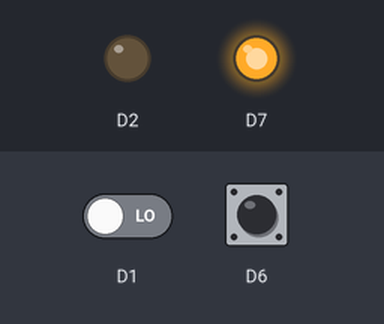
This sketch was run on a simulated ESP8266 (NodeMCU). Shown: output pins drawn as LEDs (lit = HIGH). The test bench sets the inputs (shaded band); at power-on: D1 LOW, D6 HIGH. WiFi joins after 1.5 s; servers stay silent unless stated; no MQTT or app messages arrive unless stated; pins used as bus, display or sensor lines are not drawn; what the sketch prints to the serial monitor is not drawn. At 4.3 s the program puts the board to deep sleep or switches it off; the recording ends there.

Above: at 0.1 s.
Timing chart, 0 to 3.6 s (numbered marks = the images above):
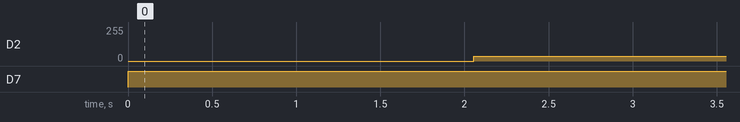

The sketch:

watering.ino
```cpp
#include <ESP8266WiFi.h>
#include <ESP8266mDNS.h>
#include <WiFiUdp.h>
#include <ArduinoOTA.h>
#include <PubSubClient.h>
#include "TaskManager.h"

#define FIRSTRUN_SEED 129
#define MAX_SLEEP_TIME 60 * 60
#define MIN_SLEEP_TIME 1

#define WATERING_PERIOD 24 * 60 * 60
#define WATERING_DURATION 40 * 60

typedef struct
{
  uint32_t seconds;
  uint32_t checkSum;
  uint32_t sleepTime;
} rtcMemStore __attribute__((aligned(4)));

rtcMemStore rtcData;
TaskManager taskManager;

const char *ssid = "********";
const char *password = "********";
const char *mqtt_server = "********";

WiFiClient espClient;
PubSubClient client(espClient);
unsigned long lastMsg = 0;
#define MSG_BUFFER_SIZE (50)
char msg[MSG_BUFFER_SIZE];
int value = 0;

void setup()
{
  uint32_t timeStamp = millis();

  // setup PWM
  analogWriteRange(100);
  analogWriteFreq(100); // ESP doesn support less than 100Hz

  pinMode(D6, INPUT_PULLUP);

  pinMode(D7, OUTPUT);
  digitalWrite(D7, HIGH);

  Serial.begin(115200);
  delay(500);
  Serial.println();

  if (!digitalRead(D6))
  {
    Serial.println("starting OTA mode");
    closeValve();
    if (!connectWifi()) {
      blink(D7,3,1000);
      delay(5000);
      ESP.restart();
    }
    connectMQTT();
    startOTA();
    Serial.println("ready for OTA");
    client.publish("esp-garden", "ready for OTA");
    return;
  }

  if (ESP.rtcUserMemoryRead(0, (uint32_t *)&rtcData, sizeof(rtcData)))
  {
    Serial.println("Read global... ");
    Serial.print("seconds: ");
    Serial.println(rtcData.seconds);
  }

  if (rtcData.checkSum != calcCheckSum())
  {
    Serial.println("checksum failed... ");
    Serial.print("FIRSTRUN_SEED: ");
    Serial.println(FIRSTRUN_SEED);

    connect();
    client.publish("esp-garden", "device powered on");

    rtcData.seconds = millis() / 1000;
    rtcData.sleepTime = 0;

    closeValve();

    taskManager.addTask(&startWatering, rtcData.seconds + 0);
  }
  else
  {
    if (ESP.rtcUserMemoryRead(16, (uint32_t *)taskManager.getTaskList(), taskManager.getTaskListByteSize()))
    {
      Serial.println("Read task list: ");
    }
  }

  rtcData.seconds += rtcData.sleepTime;

  taskManager.handle(rtcData.seconds);

  rtcData.seconds += (millis() - timeStamp) / 1000;
  rtcData.sleepTime = max((uint32_t)MIN_SLEEP_TIME, min((uint32_t)(MAX_SLEEP_TIME), taskManager.nextTaskTime(rtcData.seconds) - rtcData.seconds));

  Serial.print("Seconds: ");
  Serial.println(rtcData.seconds);

  rtcData.checkSum = calcCheckSum();

  if (ESP.rtcUserMemoryWrite(0, (uint32_t *)&rtcData, sizeof(rtcData)))
  {
    Serial.println("Writing global data...");
  }

  if (ESP.rtcUserMemoryWrite(16, (uint32_t *)taskManager.getTaskList(), taskManager.getTaskListByteSize()))
  {
    Serial.println("Writing task list...");
  }

  // Serial.println(taskManager.getTaskListSize());

  Serial.print("next task time: ");
  Serial.println(taskManager.nextTaskTime(rtcData.seconds));

  Serial.print("going sleep for... ");
  Serial.println(rtcData.sleepTime);

  ESP.deepSleep(rtcData.sleepTime * 1e6);
}

void loop()
{
  ArduinoOTA.handle();
}

uint32_t calcCheckSum()
{
  return FIRSTRUN_SEED + rtcData.seconds;
}

void startWatering()
{
  taskManager.addTask(&startWatering, rtcData.seconds + WATERING_PERIOD);

  connect();
  client.publish("esp-garden", "processing TASK");

  // read sensor and maybe start watering
  if (readSoilSensor())
  {
    taskManager.addTask(&stopWatering, rtcData.seconds + WATERING_DURATION);
    // open valve
    Serial.println("opening valve");
    client.publish("esp-garden", "opening valve");
    openValve();
  }
  else
  {
    Serial.println("skipping watering");
    client.publish("esp-garden", "skipping watering");
  }
}

void stopWatering()
{
  Serial.println("closing valve");

  connect();
  client.publish("esp-garden", "closing valve");

  closeValve();
}

void openValve()
{
  analogWrite(D2, 5); //pos 0 deg
  delay(2000);        // safety delay for servo rotation
}

void closeValve()
{
  analogWrite(D2, 14); // pos 90 deg
  delay(2000);         // safety delay for servo rotation
}

int readSoilSensor()
{
  // set D5 GPIO14 HIGH
  pinMode(D5, OUTPUT); // soil sensor comparator Vcc pin
  delay(100);
  digitalWrite(D5, HIGH);
  delay(100);
  return digitalRead(D1);
}

bool connectWifi()
{
  if (WiFi.status() == WL_CONNECTED)
    return true;

  WiFi.mode(WIFI_STA);
  WiFi.begin(ssid, password);

  Serial.print("Attempting WiFi connection...");

  uint32_t tries = 20;

  while ((WiFi.status() != WL_CONNECTED) && tries != 0)
  {
    delay(500);
    tries--;
    Serial.print(".");
  }

  if (tries == 0)
    return false;

  Serial.println("connected");

  return true;
}

bool connectMQTT()
{
  if (client.connected())
    return true;

  client.setServer(mqtt_server, 1883);
  client.setCallback(callback);

  if (!client.connected())
  {
    reconnect();
  }

  //client.loop();
  return client.connected();
}

void connect()
{
  if (connectWifi())
  {
    connectMQTT();
  }
}

void callback(char *topic, byte *payload, unsigned int length)
{
  Serial.print("Message arrived [");
  Serial.print(topic);
  Serial.print("] ");
  for (int i = 0; i < length; i++)
  {
    Serial.print((char)payload[i]);
  }
  Serial.println();
}

void reconnect()
{
  // Loop until we're reconnected
  int tries = 3;
  while (!client.connected() && tries != 0)
  {
    Serial.print("Attempting MQTT connection...");
    // Create a random client ID
    String clientId = "ESP8266";
    // Attempt to connect
    if (client.connect(clientId.c_str()))
    {
      Serial.println("connected");
      // Once connected, publish an announcement...
      client.publish("esp-garden", "connected");
      // ... and resubscribe
      //client.subscribe("inTopic");
    }
    else
    {
      Serial.print("failed, rc=");
      Serial.print(client.state());
      Serial.println(" try again in 5 seconds");
      tries--;
      // Wait 3 seconds before retrying
      delay(3000);
    }
  }
}

void startOTA()
{
  if (WiFi.status() != WL_CONNECTED)
  {
    Serial.println("Connection Failed! Rebooting...");
    delay(5000);
    ESP.restart();
  }

  ArduinoOTA.onStart([]() {
    String type;
    if (ArduinoOTA.getCommand() == U_FLASH)
    {
      type = "sketch";
    }
    else
    { // U_FS
      type = "filesystem";
    }

    // NOTE: if updating FS this would be the place to unmount FS using FS.end()
    Serial.println("Start updating " + type);
  });
  ArduinoOTA.onEnd([]() {
    Serial.println("\nEnd");
  });
  ArduinoOTA.onProgress([](unsigned int progress, unsigned int total) {
    Serial.printf("Progress: %u%%\r", (progress / (total / 100)));
  });
  ArduinoOTA.onError([](ota_error_t error) {
    Serial.printf("Error[%u]: ", error);
    if (error == OTA_AUTH_ERROR)
    {
      Serial.println("Auth Failed");
    }
    else if (error == OTA_BEGIN_ERROR)
    {
      Serial.println("Begin Failed");
    }
    else if (error == OTA_CONNECT_ERROR)
    {
      Serial.println("Connect Failed");
    }
    else if (error == OTA_RECEIVE_ERROR)
    {
      Serial.println("Receive Failed");
    }
    else if (error == OTA_END_ERROR)
    {
      Serial.println("End Failed");
    }
  });
  ArduinoOTA.begin();
}

void blink(int port, int n, int d) {
  for(int i = 0; i <= n; i++) {
    digitalWrite(port, LOW);
    delay(d);
    digitalWrite(port, HIGH);
    delay((int)(d/2));
  }
  digitalWrite(port, LOW);
}
```

TaskManager.cpp
```cpp
/*
 *
 */

#include "TaskManager.h"

namespace
{
  void nullFn(){};
  task nullTask{&nullFn, 0xffffffff};
} // namespace

//static void nullFn(){};
//static task nullTask{&nullFn, 0xffffffff};

TaskManager::TaskManager()
{
  this->initTaskList();
}

void TaskManager::handle(uint32_t time)
{
  this->checkTaskList(time);
}

task *TaskManager::getTaskList()
{
  return this->_taskList;
}

int TaskManager::getTaskListByteSize()
{
  return sizeof(this->_taskList);
}

void TaskManager::addTask(void (*fn)(), uint32_t startTime)
{
  int i = 0;
  while (i < TASKLIST_SIZE)
  {
    if (this->_taskList[i].startTime == 0xffffffff)
    {
      this->_taskList[i].run = fn;
      this->_taskList[i].startTime = startTime;
      break;
    }
    i++;
  }
}

void TaskManager::checkTaskList(uint32_t time)
{
  for (int i = 0; i < TASKLIST_SIZE; i++)
  {
    /*
    Serial.print("checking task index: ");
    Serial.print(i);
    Serial.print(" startTime: ");
    Serial.println(this->_taskList[i].startTime);
    */
    if (time >= this->_taskList[i].startTime)
    {
      // save task func pointer
      void (*taskFunc)() = this->_taskList[i].run;
      // remove task
      this->_taskList[i] = nullTask;
      // run task
      (*taskFunc)();
    }
  }
}

uint32_t TaskManager::nextTaskTime(uint32_t time)
{
  uint32_t t = 0xffffffff;
  for (int i = 0; i < TASKLIST_SIZE; i++)
  {
    t = min(this->_taskList[i].startTime, t);
    t = max(time, t);
  }
  return t;
}

void TaskManager::initTaskList()
{
  for (int i = 0; i < TASKLIST_SIZE; i++)
  {
    this->_taskList[i] = nullTask;
  }
}
```

TaskManager.h
```cpp
#include "Arduino.h"

#ifndef TASKMANAGER_H
#define TASKMANAGER_H

#ifndef FIRSTRUN_SEED
#define FIRSTRUN_SEED 125
#endif

#ifndef TASKLIST_SIZE
#define TASKLIST_SIZE 5
#endif

typedef struct
  {
    void (*run)();
    uint32_t startTime;
  } task;

class TaskManager {

  private:
    task _taskList[TASKLIST_SIZE];

    void initTaskList();
    void checkTaskList(uint32_t time);

  public:
    TaskManager();
    void handle(uint32_t time);
    task* getTaskList();
    int getTaskListByteSize();
    void addTask(void (*fn)(), uint32_t startTime);
    uint32_t nextTaskTime(uint32_t time);

};

#endif // TASKMANAGER_H
```

Measured:
- by itself, D2: 0/255 → 35/255 at 2.1 s
- by itself, D7: LOW → HIGH at 0.00 s
